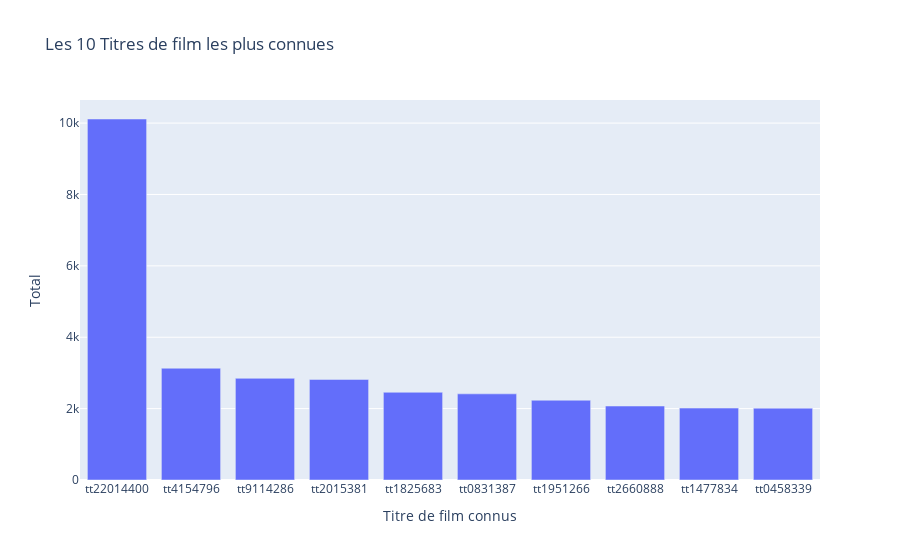

This figure's notebook cell:
### Code cell
# Compter les occurrences de chaque profession
profession_counts = movies_cleaned_name_basics['knownForTitles'].value_counts().head(10)

# Convertir les valeurs en majuscules
profession_counts.index = profession_counts.index.str.capitalize()

# Créer un DataFrame à partir de la série
df_profession_counts = profession_counts.reset_index()
df_profession_counts.columns = ['Titre de film connus', 'Total']
df_profession_counts['Titre de film connus'] = df_profession_counts['Titre de film connus'].str.replace('[','').str.replace(']','').str.replace("'",'')

# Créer le graphique avec Plotly Express
fig = px.bar(df_profession_counts, x='Titre de film connus', y='Total', title='Les 10 Titres de film les plus connues')
fig.show()

### Figure 1 — Plotly figure (JSON) as saved in the notebook; plotly's stock layout.template omitted (floating-point values rounded to 4 significant figures)
{"data": [{"alignmentgroup": "True", "hovertemplate": "Titre de film connus=%{x}<br>Total=%{y}<extra></extra>", "legendgroup": "", "marker": {"color": "#636efa", "pattern": {"shape": ""}}, "name": "", "offsetgroup": "", "orientation": "v", "showlegend": false, "textposition": "auto", "type": "bar", "x": ["tt22014400", "tt4154796", "tt9114286", "tt2015381", "tt1825683", "tt0831387", "tt1951266", "tt2660888", "tt1477834", "tt0458339"], "xaxis": "x", "y": [10115, 3132, 2849, 2818, 2458, 2414, 2235, 2073, 2015, 2013], "yaxis": "y"}], "layout": {"barmode": "relative", "legend": {"tracegroupgap": 0}, "title": {"text": "Les 10 Titres de film les plus connues"}, "xaxis": {"anchor": "y", "domain": [0, 1], "title": {"text": "Titre de film connus"}}, "yaxis": {"anchor": "x", "domain": [0, 1], "title": {"text": "Total"}}}}
